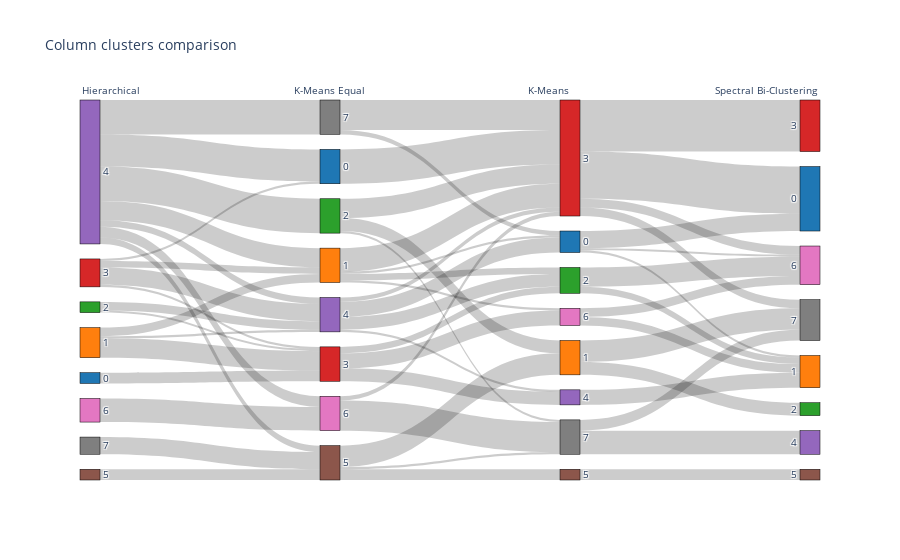

Notebook code for this chart:
### Markdown cell above
Comparing the resulting feature clusters:

### Code cell
labels_list = []
labels_names = []
for approach, labels in partitioning_labels.items():
    if approach != "Hier. Inv. Corr.":
        labels_list.append(labels.tolist())
        labels_names.append(approach)
sankey_plot(labels_list, labels_names, title="Column clusters comparison")

### Figure 1 — Plotly figure (JSON) as saved in the notebook; plotly's stock layout.template omitted (floating-point values rounded to 4 significant figures)
{"data": [{"link": {"source": [0, 1, 1, 1, 2, 2, 3, 3, 3, 3, 4, 4, 4, 4, 4, 4, 4, 5, 6, 7, 8, 9, 9, 9, 9, 10, 10, 10, 11, 11, 11, 12, 12, 12, 12, 13, 13, 13, 14, 14, 15, 15, 16, 16, 16, 17, 17, 18, 18, 19, 19, 19, 19, 20, 21, 22, 22, 23, 23], "target": [11, 9, 11, 12, 11, 12, 8, 9, 11, 12, 8, 9, 10, 12, 13, 14, 15, 13, 14, 13, 19, 16, 18, 19, 22, 17, 19, 23, 18, 20, 22, 16, 18, 19, 20, 17, 21, 23, 19, 23, 16, 19, 24, 25, 30, 26, 31, 25, 30, 24, 27, 30, 31, 25, 29, 25, 30, 28, 31], "value": [5, 4, 9, 1, 1, 4, 1, 3, 1, 8, 15, 9, 16, 3, 3, 5, 16, 5, 11, 8, 16, 1, 3, 11, 1, 6, 9, 1, 3, 6, 7, 7, 6, 2, 1, 10, 5, 1, 2, 14, 2, 14, 8, 1, 1, 6, 10, 3, 9, 22, 24, 4, 4, 7, 5, 4, 4, 11, 5]}, "node": {"color": ["#1f77b4", "#ff7f0e", "#2ca02c", "#d62728", "#9467bd", "#8c564b", "#e377c2", "#7f7f7f", "#1f77b4", "#ff7f0e", "#2ca02c", "#d62728", "#9467bd", "#8c564b", "#e377c2", "#7f7f7f", "#1f77b4", "#ff7f0e", "#2ca02c", "#d62728", "#9467bd", "#8c564b", "#e377c2", "#7f7f7f", "#1f77b4", "#ff7f0e", "#2ca02c", "#d62728", "#9467bd", "#8c564b", "#e377c2", "#7f7f7f"], "label": ["0", "1", "2", "3", "4", "5", "6", "7", "0", "1", "2", "3", "4", "5", "6", "7", "0", "1", "2", "3", "4", "5", "6", "7", "0", "1", "2", "3", "4", "5", "6", "7"], "line": {"color": "black", "width": 0.5}, "pad": 15, "thickness": 20}, "type": "sankey"}], "layout": {"annotations": [{"showarrow": false, "text": "Hierarchical", "x": 0, "xref": "x", "y": 1.05, "yref": "paper"}, {"showarrow": false, "text": "K-Means Equal", "x": 1, "xref": "x", "y": 1.05, "yref": "paper"}, {"showarrow": false, "text": "K-Means", "x": 2, "xref": "x", "y": 1.05, "yref": "paper"}, {"showarrow": false, "text": "Spectral Bi-Clustering", "x": 3, "xref": "x", "y": 1.05, "yref": "paper"}], "font": {"size": 10}, "plot_bgcolor": "rgba(0,0,0,0)", "title": {"text": "Column clusters comparison"}, "xaxis": {"showgrid": false, "visible": false, "zeroline": false}, "yaxis": {"showgrid": false, "visible": false, "zeroline": false}}}
